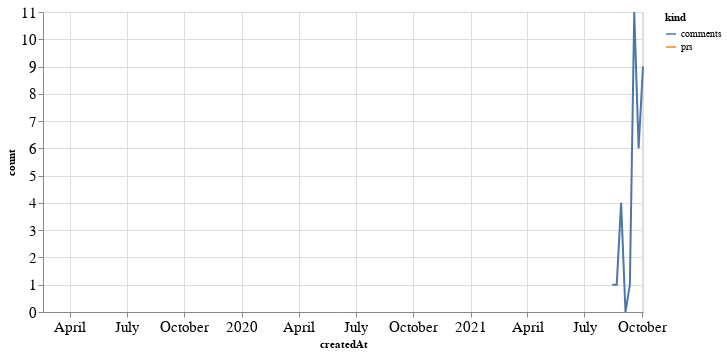

Source (notebook cell):
### Code cell
alt.Chart(total_time, width=600).mark_line().encode(
    x='createdAt',
    y='count',
    color='kind'
)

### Figure 1 — Vega-Lite specification as saved in the notebook (floating-point values rounded to 4 significant figures)
{"config": {"axisLeft": {"labelFontSize": 15}, "axisBottom": {"labelFontSize": 15}}, "data": {"name": "data-faa06e70d28d5c80724e6108b9ca6241"}, "mark": "line", "encoding": {"color": {"type": "nominal", "field": "kind"}, "x": {"type": "temporal", "field": "createdAt"}, "y": {"type": "quantitative", "field": "count"}}, "width": 600, "$schema": "https://vega.github.io/schema/vega-lite/v4.8.1.json", "datasets": {"data-faa06e70d28d5c80724e6108b9ca6241": [{"createdAt": "2019-02-17T00:00:00", "kind": "prs", "count": 1.0}, {"createdAt": "2021-08-15T00:00:00", "kind": "prs", "count": null}, {"createdAt": "2021-08-22T00:00:00", "kind": "prs", "count": null}, {"createdAt": "2021-08-29T00:00:00", "kind": "prs", "count": null}, {"createdAt": "2021-09-05T00:00:00", "kind": "prs", "count": null}, {"createdAt": "2021-09-12T00:00:00", "kind": "prs", "count": null}, {"createdAt": "2021-09-19T00:00:00", "kind": "prs", "count": null}, {"createdAt": "2021-09-26T00:00:00", "kind": "prs", "count": null}, {"createdAt": "2021-10-03T00:00:00", "kind": "prs", "count": null}, {"createdAt": "2019-02-17T00:00:00", "kind": "comments", "count": null}, {"createdAt": "2021-08-15T00:00:00", "kind": "comments", "count": 1.0}, {"createdAt": "2021-08-22T00:00:00", "kind": "comments", "count": 1.0}, {"createdAt": "2021-08-29T00:00:00", "kind": "comments", "count": 4.0}, {"createdAt": "2021-09-05T00:00:00", "kind": "comments", "count": 0.0}, {"createdAt": "2021-09-12T00:00:00", "kind": "comments", "count": 1.0}, {"createdAt": "2021-09-19T00:00:00", "kind": "comments", "count": 11.0}, {"createdAt": "2021-09-26T00:00:00", "kind": "comments", "count": 6.0}, {"createdAt": "2021-10-03T00:00:00", "kind": "comments", "count": 9.0}]}}
